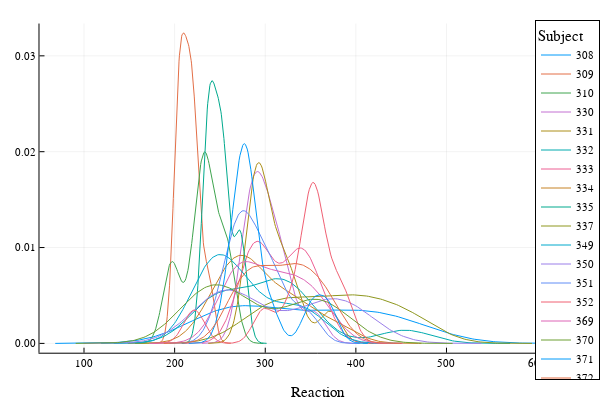

Notebook code cell kept with this figure:
### Code cell
@df sleep_data density(:Reaction; group=:Subject, xlabel="Reaction", leg_title="Subject")

### Figure 1 — Plotly figure (JSON) as saved in the notebook; plotly's stock layout.template omitted (floating-point values rounded to 4 significant figures; data arrays with more than 128 entries replaced by an {"elided": "..."} marker saying what was removed)
{"data": [{"colorbar": {"len": 0.9143, "title": "", "x": 0.9934, "y": 0.533}, "legendgroup": "308", "line": {"color": "rgba(0, 154, 250, 1.000)", "dash": "solid", "shape": "linear", "width": 1}, "mode": "lines", "name": "308", "showlegend": true, "type": "scatter", "x": {"elided": "200 float values"}, "xaxis": "x", "y": {"elided": "200 float values"}, "yaxis": "y"}, {"colorbar": {"len": 0.9143, "title": "", "x": 0.9934, "y": 0.533}, "legendgroup": "309", "line": {"color": "rgba(227, 111, 71, 1.000)", "dash": "solid", "shape": "linear", "width": 1}, "mode": "lines", "name": "309", "showlegend": true, "type": "scatter", "x": {"elided": "200 float values"}, "xaxis": "x", "y": {"elided": "200 float values"}, "yaxis": "y"}, {"colorbar": {"len": 0.9143, "title": "", "x": 0.9934, "y": 0.533}, "legendgroup": "310", "line": {"color": "rgba(62, 164, 78, 1.000)", "dash": "solid", "shape": "linear", "width": 1}, "mode": "lines", "name": "310", "showlegend": true, "type": "scatter", "x": {"elided": "200 float values"}, "xaxis": "x", "y": {"elided": "200 float values"}, "yaxis": "y"}, {"colorbar": {"len": 0.9143, "title": "", "x": 0.9934, "y": 0.533}, "legendgroup": "330", "line": {"color": "rgba(195, 113, 210, 1.000)", "dash": "solid", "shape": "linear", "width": 1}, "mode": "lines", "name": "330", "showlegend": true, "type": "scatter", "x": {"elided": "200 float values"}, "xaxis": "x", "y": {"elided": "200 float values"}, "yaxis": "y"}, {"colorbar": {"len": 0.9143, "title": "", "x": 0.9934, "y": 0.533}, "legendgroup": "331", "line": {"color": "rgba(172, 142, 24, 1.000)", "dash": "solid", "shape": "linear", "width": 1}, "mode": "lines", "name": "331", "showlegend": true, "type": "scatter", "x": {"elided": "200 float values"}, "xaxis": "x", "y": {"elided": "200 float values"}, "yaxis": "y"}, {"colorbar": {"len": 0.9143, "title": "", "x": 0.9934, "y": 0.533}, "legendgroup": "332", "line": {"color": "rgba(0, 170, 174, 1.000)", "dash": "solid", "shape": "linear", "width": 1}, "mode": "lines", "name": "332", "showlegend": true, "type": "scatter", "x": {"elided": "200 float values"}, "xaxis": "x", "y": {"elided": "200 float values"}, "yaxis": "y"}, {"colorbar": {"len": 0.9143, "title": "", "x": 0.9934, "y": 0.533}, "legendgroup": "333", "line": {"color": "rgba(237, 94, 147, 1.000)", "dash": "solid", "shape": "linear", "width": 1}, "mode": "lines", "name": "333", "showlegend": true, "type": "scatter", "x": {"elided": "200 float values"}, "xaxis": "x", "y": {"elided": "200 float values"}, "yaxis": "y"}, {"colorbar": {"len": 0.9143, "title": "", "x": 0.9934, "y": 0.533}, "legendgroup": "334", "line": {"color": "rgba(198, 130, 37, 1.000)", "dash": "solid", "shape": "linear", "width": 1}, "mode": "lines", "name": "334", "showlegend": true, "type": "scatter", "x": {"elided": "200 float values"}, "xaxis": "x", "y": {"elided": "200 float values"}, "yaxis": "y"}, {"colorbar": {"len": 0.9143, "title": "", "x": 0.9934, "y": 0.533}, "legendgroup": "335", "line": {"color": "rgba(0, 169, 141, 1.000)", "dash": "solid", "shape": "linear", "width": 1}, "mode": "lines", "name": "335", "showlegend": true, "type": "scatter", "x": {"elided": "200 float values"}, "xaxis": "x", "y": {"elided": "200 float values"}, "yaxis": "y"}, {"colorbar": {"len": 0.9143, "title": "", "x": 0.9934, "y": 0.533}, "legendgroup": "337", "line": {"color": "rgba(142, 151, 30, 1.000)", "dash": "solid", "shape": "linear", "width": 1}, "mode": "lines", "name": "337", "showlegend": true, "type": "scatter", "x": {"elided": "200 float values"}, "xaxis": "x", "y": {"elided": "200 float values"}, "yaxis": "y"}, {"colorbar": {"len": 0.9143, "title": "", "x": 0.9934, "y": 0.533}, "legendgroup": "349", "line": {"color": "rgba(0, 169, 204, 1.000)", "dash": "solid", "shape": "linear", "width": 1}, "mode": "lines", "name": "349", "showlegend": true, "type": "scatter", "x": {"elided": "200 float values"}, "xaxis": "x", "y": {"elided": "200 float values"}, "yaxis": "y"}, {"colorbar": {"len": 0.9143, "title": "", "x": 0.9934, "y": 0.533}, "legendgroup": "350", "line": {"color": "rgba(155, 127, 233, 1.000)", "dash": "solid", "shape": "linear", "width": 1}, "mode": "lines", "name": "350", "showlegend": true, "type": "scatter", "x": {"elided": "200 float values"}, "xaxis": "x", "y": {"elided": "200 float values"}, "yaxis": "y"}, {"colorbar": {"len": 0.9143, "title": "", "x": 0.9934, "y": 0.533}, "legendgroup": "351", "line": {"color": "rgba(97, 141, 246, 1.000)", "dash": "solid", "shape": "linear", "width": 1}, "mode": "lines", "name": "351", "showlegend": true, "type": "scatter", "x": {"elided": "200 float values"}, "xaxis": "x", "y": {"elided": "200 float values"}, "yaxis": "y"}, {"colorbar": {"len": 0.9143, "title": "", "x": 0.9934, "y": 0.533}, "legendgroup": "352", "line": {"color": "rgba(240, 96, 115, 1.000)", "dash": "solid", "shape": "linear", "width": 1}, "mode": "lines", "name": "352", "showlegend": true, "type": "scatter", "x": {"elided": "200 float values"}, "xaxis": "x", "y": {"elided": "200 float values"}, "yaxis": "y"}, {"colorbar": {"len": 0.9143, "title": "", "x": 0.9934, "y": 0.533}, "legendgroup": "369", "line": {"color": "rgba(221, 101, 182, 1.000)", "dash": "solid", "shape": "linear", "width": 1}, "mode": "lines", "name": "369", "showlegend": true, "type": "scatter", "x": {"elided": "200 float values"}, "xaxis": "x", "y": {"elided": "200 float values"}, "yaxis": "y"}, {"colorbar": {"len": 0.9143, "title": "", "x": 0.9934, "y": 0.533}, "legendgroup": "370", "line": {"color": "rgba(108, 159, 51, 1.000)", "dash": "solid", "shape": "linear", "width": 1}, "mode": "lines", "name": "370", "showlegend": true, "type": "scatter", "x": {"elided": "200 float values"}, "xaxis": "x", "y": {"elided": "200 float values"}, "yaxis": "y"}, {"colorbar": {"len": 0.9143, "title": "", "x": 0.9934, "y": 0.533}, "legendgroup": "371", "line": {"color": "rgba(0, 154, 250, 1.000)", "dash": "solid", "shape": "linear", "width": 1}, "mode": "lines", "name": "371", "showlegend": true, "type": "scatter", "x": {"elided": "200 float values"}, "xaxis": "x", "y": {"elided": "200 float values"}, "yaxis": "y"}, {"colorbar": {"len": 0.9143, "title": "", "x": 0.9934, "y": 0.533}, "legendgroup": "372", "line": {"color": "rgba(227, 111, 71, 1.000)", "dash": "solid", "shape": "linear", "width": 1}, "mode": "lines", "name": "372", "showlegend": true, "type": "scatter", "x": {"elided": "200 float values"}, "xaxis": "x", "y": {"elided": "200 float values"}, "yaxis": "y"}], "layout": {"annotations": [], "height": 400, "legend": {"bgcolor": "rgba(255, 255, 255, 1.000)", "bordercolor": "rgba(0, 0, 0, 1.000)", "borderwidth": 1, "font": {"color": "rgba(0, 0, 0, 1.000)", "family": "sans-serif", "size": 11}, "title": {"font": {"color": "rgba(0, 0, 0, 1.000)", "family": "sans-serif", "size": 15}, "text": "Subject"}, "tracegroupgap": 0, "traceorder": "normal", "x": 1, "xanchor": "auto", "y": 1, "yanchor": "auto"}, "margin": {"b": 20, "l": 0, "r": 0, "t": 20}, "paper_bgcolor": "rgba(255, 255, 255, 1.000)", "plot_bgcolor": "rgba(255, 255, 255, 1.000)", "showlegend": true, "width": 600, "xaxis": {"anchor": "y", "domain": [0.06582, 0.9934], "gridcolor": "rgba(0, 0, 0, 0.100)", "gridwidth": 0.5, "linecolor": "rgba(0, 0, 0, 1.000)", "mirror": false, "range": [50.87, 665.0], "showgrid": true, "showline": true, "showticklabels": true, "tickangle": 0, "tickcolor": "rgb(0, 0, 0)", "tickfont": {"color": "rgba(0, 0, 0, 1.000)", "family": "sans-serif", "size": 11}, "tickmode": "array", "ticks": "inside", "ticktext": ["100", "200", "300", "400", "500", "600"], "tickvals": [100, 200, 300, 400, 500, 600], "title": "Reaction", "titlefont": {"color": "rgba(0, 0, 0, 1.000)", "family": "sans-serif", "size": 15}, "type": "-", "visible": true, "zeroline": false, "zerolinecolor": "rgba(0, 0, 0, 1.000)"}, "yaxis": {"anchor": "x", "domain": [0.07581, 0.9902], "gridcolor": "rgba(0, 0, 0, 0.100)", "gridwidth": 0.5, "linecolor": "rgba(0, 0, 0, 1.000)", "mirror": false, "range": [-0.0009711, 0.03337], "showgrid": true, "showline": true, "showticklabels": true, "tickangle": 0, "tickcolor": "rgb(0, 0, 0)", "tickfont": {"color": "rgba(0, 0, 0, 1.000)", "family": "sans-serif", "size": 11}, "tickmode": "array", "ticks": "inside", "ticktext": ["0.00", "0.01", "0.02", "0.03"], "tickvals": [0, 0.01, 0.02, 0.03], "title": "", "titlefont": {"color": "rgba(0, 0, 0, 1.000)", "family": "sans-serif", "size": 15}, "type": "-", "visible": true, "zeroline": false, "zerolinecolor": "rgba(0, 0, 0, 1.000)"}}}
